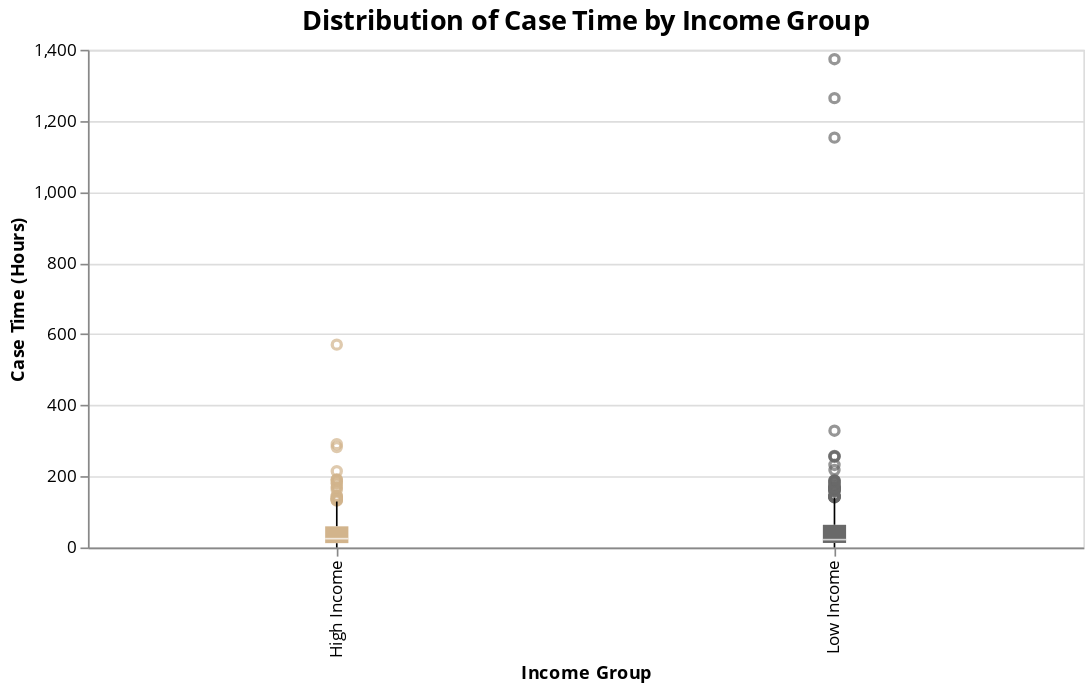

Notebook cell for this chart:
### Code cell
# Calculate case time in hours for low income neighborhoods
low_income_df['open_dt'] = pd.to_datetime(low_income_df['open_dt'])
low_income_df['closed_dt'] = pd.to_datetime(low_income_df['closed_dt'])
low_income_df['case_time_hours'] = (low_income_df['closed_dt'] - low_income_df['open_dt']).dt.total_seconds() / 3600
low_income_df['income_group'] = 'Low Income'

# Calculate case time in hours for high income neighborhoods
high_income_df['open_dt'] = pd.to_datetime(high_income_df['open_dt'])
high_income_df['closed_dt'] = pd.to_datetime(high_income_df['closed_dt'])
high_income_df['case_time_hours'] = (high_income_df['closed_dt'] - high_income_df['open_dt']).dt.total_seconds() / 3600
high_income_df['income_group'] = 'High Income'

# Combine the two dataframes (low and high income)
combined_df = pd.concat([low_income_df[['income_group', 'neighborhood', 'case_time_hours']],
                         high_income_df[['income_group', 'neighborhood', 'case_time_hours']]])


# Color scale and font
color_scale = alt.Scale(
    domain=['Low Income', 'High Income'],
    range=['#696969', '#D2B48C']  # dimgray and tan
)
open_sans_font = 'Open Sans'

# Boxplot
boxplot = alt.Chart(combined_df).mark_boxplot().encode(
    x=alt.X('income_group:N', title='Income Group'),
    y=alt.Y('case_time_hours:Q', title='Case Time (Hours)'),
    color=alt.Color('income_group:N', scale=color_scale, legend=None),
    tooltip=['neighborhood', 'case_time_hours']
).properties(
    title='Distribution of Case Time by Income Group',
    width=600
).configure_title(
    font=open_sans_font,
    fontSize=16
).configure_axis(
    labelFont=open_sans_font,
    titleFont=open_sans_font
).configure_legend(
    labelFont=open_sans_font,
    titleFont=open_sans_font
)

boxplot

### Figure 1 — Vega-Lite specification as saved in the notebook (floating-point values rounded to 4 significant figures; data arrays with more than 128 entries replaced by an {"elided": "..."} marker saying what was removed)
{"config": {"view": {"continuousWidth": 300, "continuousHeight": 300}, "axis": {"labelFont": "Open Sans", "titleFont": "Open Sans"}, "legend": {"labelFont": "Open Sans", "titleFont": "Open Sans"}, "title": {"font": "Open Sans", "fontSize": 16}}, "data": {"name": "data-e68794228afbf130e61cbe2ae9f8553d"}, "mark": {"type": "boxplot"}, "encoding": {"color": {"field": "income_group", "legend": null, "scale": {"domain": ["Low Income", "High Income"], "range": ["#696969", "#D2B48C"]}, "type": "nominal"}, "tooltip": [{"field": "neighborhood", "type": "nominal"}, {"field": "case_time_hours", "type": "quantitative"}], "x": {"field": "income_group", "title": "Income Group", "type": "nominal"}, "y": {"field": "case_time_hours", "title": "Case Time (Hours)", "type": "quantitative"}}, "title": "Distribution of Case Time by Income Group", "width": 600, "$schema": "https://vega.github.io/schema/vega-lite/v5.20.1.json", "datasets": {"data-e68794228afbf130e61cbe2ae9f8553d": {"elided": "1361 records"}}}
